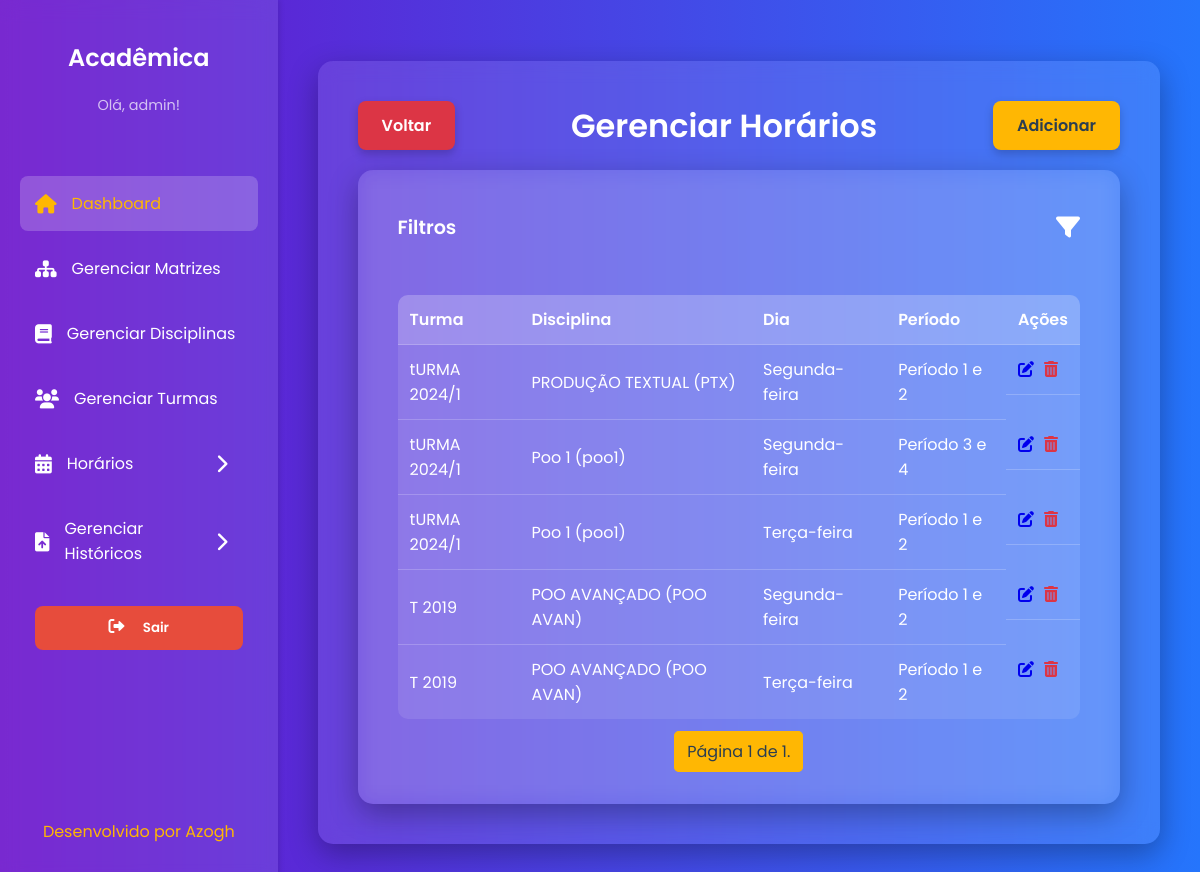
Page /horarios/ (signed in) on the earlier database version.
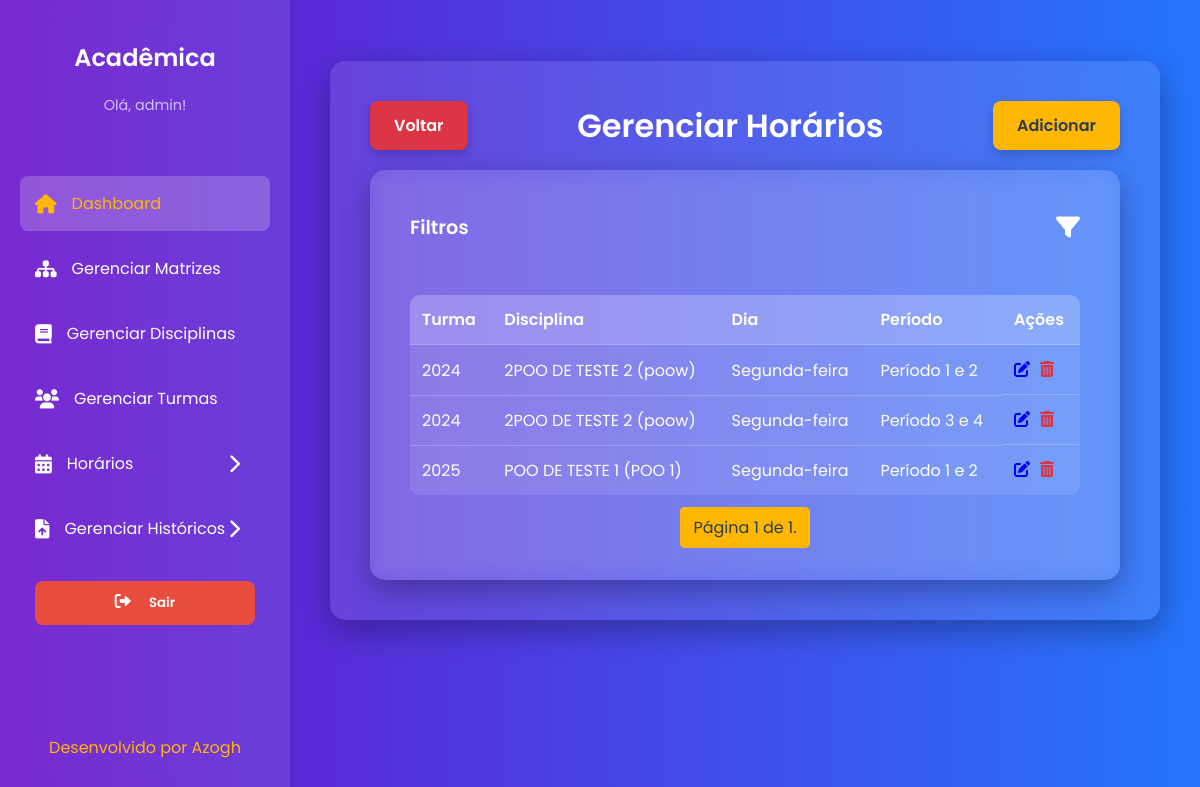
Same page on the later database version.
### core/models.py (models this page shows, shortened)
class Horario(models.Model):
    DIA_CHOICES = [
        ('SEG', 'Segunda-feira'),
        ('TER', 'Terça-feira'),
        ('QUA', 'Quarta-feira'),
        ('QUI', 'Quinta-feira'),
        ('SEX', 'Sexta-feira'),
    ]
    PERIODO_CHOICES = [
        ('1-2', 'Período 1 e 2'),
        ('3-4', 'Período 3 e 4'),
    ]
    dia_semana = models.CharField(max_length=3, choices=DIA_CHOICES, verbose_name="Dia da Semana")
    periodo = models.CharField(max_length=3, choices=PERIODO_CHOICES, verbose_name="Período")
    turma = models.ForeignKey(Turma, on_delete=models.CASCADE, verbose_name="Turma")
    disciplina = models.ForeignKey(Disciplinas, on_delete=models.CASCADE, verbose_name="Disciplina")
    usuario = models.ForeignKey(
        Usuario,
        on_delete=models.CASCADE,
        verbose_name="Criado por"
    )
    class Meta:
        db_table = 'HORARIO'
        unique_together = ('turma', 'dia_semana', 'periodo')
        verbose_name = "Horário"
        verbose_name_plural = "Horários"

class Turma(models.Model):
    nome = models.CharField(max_length=45)
    ano_ingresso = models.IntegerField(verbose_name="Ano de Ingresso")
    usuario = models.ForeignKey(
        Usuario,
        on_delete=models.CASCADE,
        verbose_name="Criado por"
    )
    class Meta:
        db_table = 'TURMA'
        verbose_name = "Turma"
        verbose_name_plural = "Turmas"

class Disciplinas(models.Model):
    nome = models.CharField(max_length=100)
    sigla = models.CharField(max_length=10)
    ch = models.IntegerField(verbose_name="Carga Horária")
    semestre = models.PositiveSmallIntegerField()
    codigo = models.CharField(max_length=10)
    matriz_curricular = models.ForeignKey(
        MatrizCurricular,
        on_delete=models.CASCADE,
        verbose_name="Matriz Curricular"
    )
    usuario = models.ForeignKey(
        Usuario,
        on_delete=models.CASCADE,
        verbose_name="Criado por"
    )
    pre_requisitos = models.ManyToManyField(
        'self',
        symmetrical=False,
        blank=True,
        verbose_name="Pré-requisitos"
    )
    class Meta:
        db_table = 'DISCIPLINAS'
        verbose_name = "Disciplina"
        verbose_name_plural = "Disciplinas"

### core/views.py (the view)
# urls.py: path('horarios/', views.listar_horarios, name='listar_horarios'),
@login_required
def listar_horarios(request):
    horarios_list = Horario.objects.all().order_by('turma', 'dia_semana', 'periodo')
    turma_id = request.GET.get('turma')
    disciplina_id = request.GET.get('disciplina')
    dia_semana = request.GET.get('dia_semana')
    periodo = request.GET.get('periodo')
    if turma_id:
        horarios_list = horarios_list.filter(turma__pk=turma_id)
    if disciplina_id:
        horarios_list = horarios_list.filter(disciplina__pk=disciplina_id)
    if dia_semana:
        horarios_list = horarios_list.filter(dia_semana=dia_semana)
    if periodo:
        horarios_list = horarios_list.filter(periodo=periodo)
    turmas_disponiveis = Turma.objects.all()
    disciplinas_disponiveis = Disciplinas.objects.all()
    paginator = Paginator(horarios_list, 20)
    page = request.GET.get('page')
    try:
        horarios = paginator.page(page)
    except PageNotAnInteger:
        horarios = paginator.page(1)
    except EmptyPage:
        horarios = paginator.page(paginator.num_pages)
    return render(request, 'core/horarios/listar_horarios.html', {
        'horarios': horarios,
        'turmas_disponiveis': turmas_disponiveis,
        'disciplinas_disponiveis': disciplinas_disponiveis,
        'dia_semana_choices': Horario.DIA_CHOICES,
        'periodo_choices': Horario.PERIODO_CHOICES,
    })

### core/templates/core/horarios/listar_horarios.html (shortened to what this page needs)
{% extends 'core/base.html' %}
{% load static %}
{% block content %}
    <div style="display: flex; justify-content: space-between; align-items: center; margin-bottom: 20px;">
        <a href="{% url 'painel' %}" class="cancel-button">Voltar</a>
        <h1 style="margin: 0; text-align: center; flex-grow: 1;">Gerenciar Horários</h1>
        <a href="{% url 'adicionar_horario' %}" class="cta-button">Adicionar</a>
    </div>
    <div class="content-card">
        <div style="display: flex; justify-content: space-between; align-items: center; padding-bottom: 20px;">
            <h2 style="margin: 0; font-size: 1.2em;">Filtros</h2>
            <a href="#" id="filter-toggle" style="font-size: 1.5em; color: var(--text-color);"><i class="fas fa-filter"></i></a>
        </div>
        <table style="margin-top: 30px;">
            <thead>
                <tr>
                    <th>Turma</th>
                    <th>Disciplina</th>
                    <th>Dia</th>
                    <th>Período</th>
                    <th>Ações</th>
                </tr>
            </thead>
            <tbody>
                {% for horario in horarios %}
                <tr>
                    <td>{{ horario.turma.nome }}</td>
                    <td>{{ horario.disciplina.nome }} ({{ horario.disciplina.sigla }})</td>
                    <td>{{ horario.get_dia_semana_display }}</td>
                    <td>{{ horario.get_periodo_display }}</td>
                    <td style="display: flex; gap: 10px;">
                        <a href="{% url 'editar_horario' horario.pk %}"><i class="fas fa-pen-to-square"></i></a>
                        <a href="{% url 'excluir_horario' horario.pk %}" style="color: #dc3545;"><i class="fas fa-trash-can"></i></a>
                    </td>
                </tr>
                {% empty %}
                <tr>
                    <td colspan="5">Nenhum horário encontrado.</td>
                </tr>
                {% endfor %}
            </tbody>
        </table>
        <div class="pagination">
            <span class="step-links">
                <span class="current">
                    Página {{ horarios.number }} de {{ horarios.paginator.num_pages }}.
                </span>
            </span>
        </div>
    </div>
{% endblock %}

Differences in the rows shown:
removed Horario: turma.nome "T 2019", disciplina.nome "POO AVANÇADO", disciplina.sigla "POO AVAN", dia_semana "Segunda-feira", periodo "Período 1 e 2"
removed Horario: turma.nome "T 2019", disciplina.nome "POO AVANÇADO", disciplina.sigla "POO AVAN", dia_semana "Terça-feira", periodo "Período 1 e 2"
changed Horario (number 1 of 3 on the later page): turma.nome "tURMA 2024/1" → "2024"; disciplina.nome "PRODUÇÃO TEXTUAL" → "2POO DE TESTE 2"; disciplina.sigla "PTX" → "poow"
changed through a linked row, Horario "Período 3 e 4": turma.nome "tURMA 2024/1" → "2024"; disciplina.nome "Poo 1" → "2POO DE TESTE 2"; disciplina.sigla "poo1" → "poow"
changed Horario: turma.nome "tURMA 2024/1" → "2025"; disciplina.nome "Poo 1" → "POO DE TESTE 1"; disciplina.sigla "poo1" → "POO 1"; dia_semana "Terça-feira" → "Segunda-feira"
